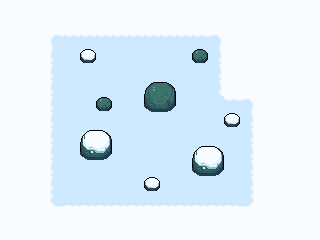

The image is a tile-based game level rendered from a .tmx file. Its description and source (layers, tilesets, objects; grid data summarised) follow:
An orthogonal 20x15 tile map with 16x16 px tiles, 2 tile layers (background, obstacles) and 14 objects.

<map version="1.9" tiledversion="1.9.2" orientation="orthogonal" renderorder="right-down" width="20" height="15" tilewidth="16" tileheight="16" infinite="0" nextlayerid="5" nextobjectid="33">
 <tileset firstgid="1" name="fantasy" tilewidth="16" tileheight="16" tilecount="1120" columns="28">
  <image source="tilesets/tileset.png" width="448" height="640" />
 </tileset>
 <layer id="1" name="background" width="20" height="15">
  <data>[300 cells, 300 non-empty, 10 distinct tile ids]</data>
 </layer>
 <layer id="4" name="obstacles" width="20" height="15">
  <data>[300 cells, 21 non-empty, 11 distinct tile ids]</data>
 </layer>
 <objectgroup id="3" name="collisions" opacity="0.9">
  <object id="2" x="32" y="208" width="240" height="16" />
  <object id="4" x="224" y="16" width="16" height="80" />
  <object id="5" x="224" y="80" width="48" height="16" />
  <object id="6" x="256" y="80" width="16" height="128" />
  <object id="7" x="192" y="144" width="32" height="32" />
  <object id="8" x="144" y="176" width="16" height="16" />
  <object id="14" x="224" y="112" width="16" height="16" />
  <object id="19" x="32" y="16" width="192" height="16" />
  <object id="20" x="32" y="32" width="16" height="176" />
  <object id="21" x="80" y="128" width="32" height="32" />
  <object id="22" x="96" y="96" width="16" height="16" />
  <object id="24" x="144" y="80" width="32" height="32" />
  <object id="25" x="192" y="48" width="16" height="16" />
  <object id="31" x="80" y="48" width="16" height="16" />
 </objectgroup>
</map>
